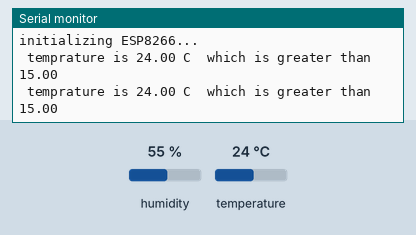
This sketch was run on a simulated ESP8266 (NodeMCU). Shown: the last lines printed to the serial monitor. The test bench sets the inputs (shaded band); at power-on: temperature 24 °C, humidity 55 %.

Above: at 6.8 s.
6.9 s: temperature set to 12 °C
At 9.8 s:
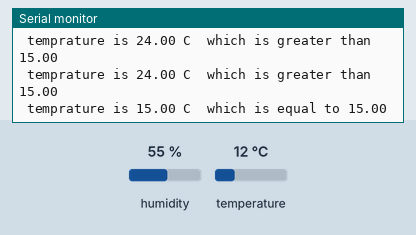
13.6 s: temperature set to 19 °C
At 16.1 s:
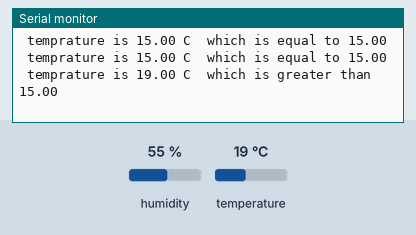

The sketch:

Safi_Lab3_DHT.ino
```cpp
#include "DHT.h"
#define DHTTYPE DHT11
#define dht_dpin D1

DHT dht(dht_dpin, DHTTYPE);

void setup()

{
dht.begin();
Serial.begin(9600);
delay(10);
Serial.println("initializing ESP8266...");
}

void loop()
{

delay(3000);
float t=dht.readTemperature();
float s=15;

if (t>s)
{
Serial.print(" temprature is ");
Serial.print(t);
Serial.print(" C ");
Serial.print(" which is greater than ");
Serial.println(s);
}
else if (t=s)
{
Serial.print(" temprature is ");
Serial.print(t);
Serial.print(" C ");
Serial.print(" which is equal to ");
Serial.println(s);
}

else
{
Serial.print(" temprature is ");
Serial.print(t);
Serial.print(" C ");
Serial.print(" which is less than ");
Serial.println(s);
}
}
```

Measured:
- after the input at 6.9 s, the serial monitor: prints a new line after 2.2 s (image 1)
- after the input at 13.6 s, the serial monitor: prints a new line after 1.5 s (image 2)
